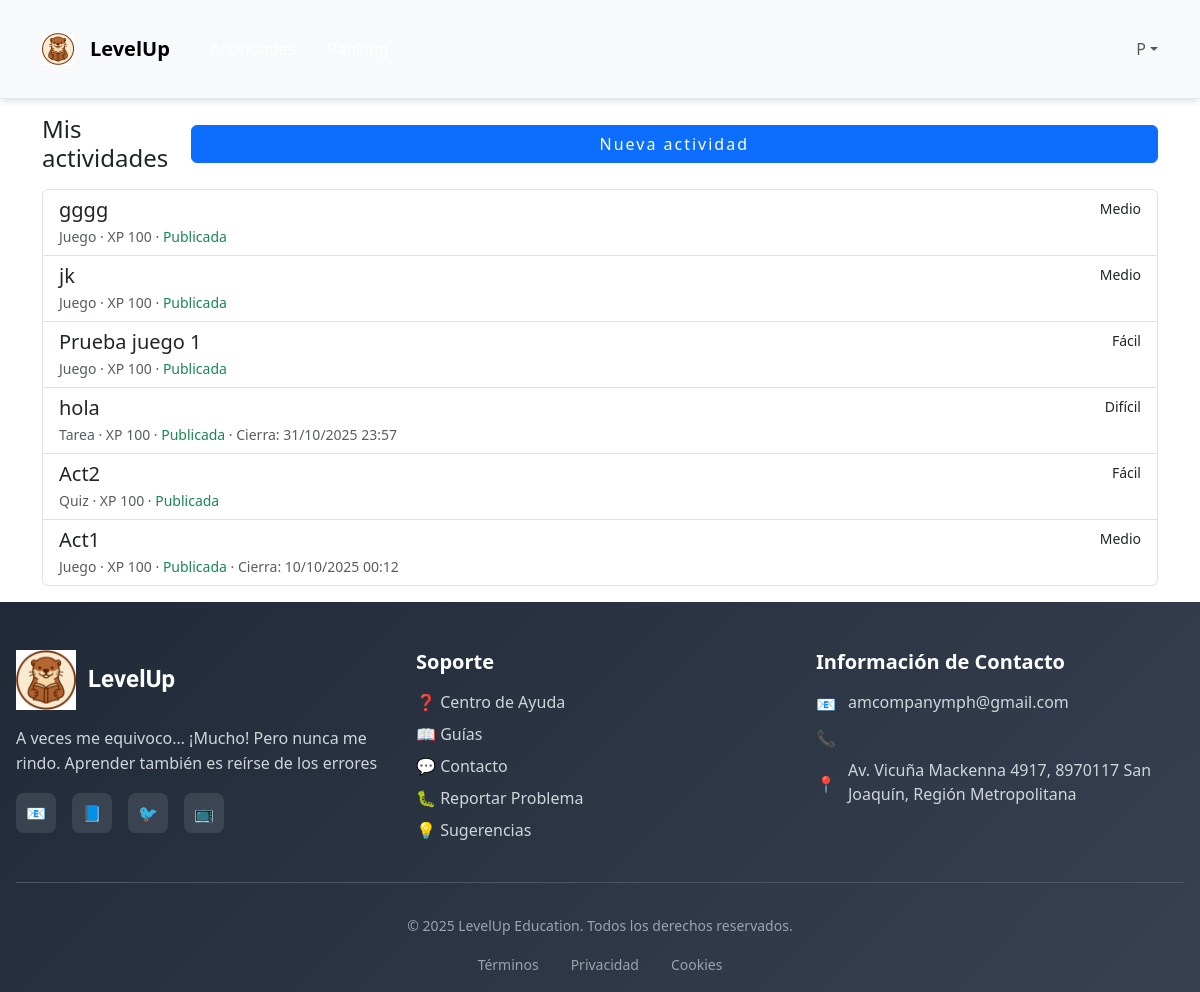
The app's page /actividades/docente/ (signed in) with its own data.
### LevelUp/models.py (models this page shows, shortened)
class Actividad(models.Model):
    class Tipo(models.TextChoices):
        QUIZ = "quiz", "Quiz"
        JUEGO = "juego", "Juego"
        VIDEO = "video", "Video"
        TAREA = "tarea", "Tarea"
    class Dificultad(models.IntegerChoices):
        FACIL = 1, "Fácil"
        MEDIO = 2, "Medio"
        DIFICIL = 3, "Difícil"
    titulo = models.CharField(max_length=150)
    descripcion = models.TextField()
    tipo = models.CharField(max_length=20, choices=Tipo.choices)
    dificultad = models.IntegerField(
        choices=Dificultad.choices,
        default=Dificultad.MEDIO,
        validators=[MinValueValidator(1), MaxValueValidator(3)]
    )
    recurso = models.ForeignKey(Recurso, on_delete=models.SET_NULL, null=True, blank=True)
    recompensa = models.ForeignKey(Recompensa, on_delete=models.SET_NULL, null=True, blank=True)
    docente = models.ForeignKey(
        Docente, on_delete=models.SET_NULL, null=True, blank=True, related_name="actividades_creadas"
    )
    es_publicada = models.BooleanField(default=False)
    fecha_publicacion = models.DateTimeField(null=True, blank=True)
    fecha_cierre = models.DateTimeField(null=True, blank=True)
    xp_total = models.PositiveIntegerField(default=100, help_text="XP base proporcional al puntaje obtenido")
    intentos_max = models.PositiveSmallIntegerField(
        default=1,
        validators=[MinValueValidator(1), MaxValueValidator(20)],
        help_text="Número máximo de intentos por estudiante (1–20)."
    )
    estudiantes = models.ManyToManyField(
        'Estudiante', through='AsignacionActividad', related_name='actividades', blank=True
    )

### LevelUp/views.py (the view)
# urls.py: path("actividades/docente/", views.actividades_docente_lista, name="docente_lista"),
@login_required
def actividades_docente_lista(request):
    if not es_docente(request.user):
        raise Http404
    try:
        docente = Docente.objects.get(usuario=request.user)
    except Docente.DoesNotExist:
        raise Http404
    qs = Actividad.objects.filter(docente=docente).order_by("-id")
    return render(request, "LevelUp/actividades/docente_lista.html", {"actividades": qs})

### LevelUp/views.py (called while the page is built)
def es_docente(user) -> bool:
    return getattr(user, "rol", None) == Usuario.Rol.DOCENTE

### LevelUp/templates/LevelUp/actividades/docente_lista.html (shortened to what this page needs)
{% extends "LevelUp/base.html" %}
{% block content %}
<div class="container py-3">
    <div class="d-flex justify-content-between align-items-center mb-3">
        <h1 class="h4 m-0">Mis actividades</h1>
        <a class="btn btn-primary" href="{% url 'crear' %}">Nueva actividad</a>
    </div>
    <div class="list-group">
        {% for a in actividades %}
        <a class="list-group-item list-group-item-action" href="{% url 'actividad_editar' a.pk %}">
            <div class="d-flex w-100 justify-content-between">
                <h5 class="mb-1">{{ a.titulo }}</h5>
                <small class="text-nowrap">{{ a.get_dificultad_display }}</small>
            </div>
            <div class="small text-muted">
                {{ a.get_tipo_display }} · XP {{ a.xp_total }}
                · {% if a.es_publicada %}<span class="text-success">Publicada</span>{% else %}<span
                    class="text-secondary">Borrador</span>{% endif %}
                {% if a.fecha_cierre %}· Cierra: {{ a.fecha_cierre|date:"d/m/Y H:i" }}{% endif %}
            </div>
        </a>
        {% empty %}
        <div class="alert alert-info">Aún no tienes actividades.</div>
        {% endfor %}
    </div>
</div>
{% endblock %}

### LevelUp/static/LevelUp/css/style.css (style rules this page uses)
:root { --primary-color: #3b82f6; --secondary-color: #8b5cf6; --success-color: #10b981; --warning-color: #f59e0b; --danger-color: #ef4444; --background-light: #f8fafc; --background-gradient: linear-gradient(135deg, #667eea 0%, #764ba2 100%); --card-shadow: 0 4px 6px -1px rgba(0, 0, 0, 0.1); --card-shadow-hover: 0 10px 15px -3px rgba(0, 0, 0, 0.1); --border-radius: 0.5rem; --border-radius-lg: 1rem; --font-family: 'Inter', -apple-system, BlinkMacSystemFont, sans-serif; }
* { margin: 0; padding: 0; box-sizing: border-box; }
body { font-family: var(--font-family); background: var(--background-light); color: #1f2937; line-height: 1.6; }
.container { max-width: 1200px; margin: 0 auto; padding: 0 1rem; }
.btn { display: inline-flex; align-items: center; justify-content: center; padding: 0.75rem 1.5rem; border-radius: var(--border-radius); font-weight: 500; text-decoration: none; border: none; cursor: pointer; transition: all 0.2s ease; gap: 0.5rem; }
.btn-primary { background: var(--primary-color); color: white; }

### LevelUp/static/LevelUp/css/global.css (style rules this page uses)
:root { --bg:#f8fafc; --text:#111827; --muted:#6b7280; --border:#e5e7eb; --primary:#6366f1; --primary-weak: rgba(99,102,241,.15); --success:#10b981; --warning:#f59e0b; }
html,body { height:100%; }
body { margin:0; background:var(--bg); color:var(--text); font-family:system-ui, -apple-system, "Segoe UI", Roboto, Ubuntu, Cantarell, "Helvetica Neue", Arial, "Noto Sans", "Apple Color Emoji","Segoe UI Emoji","Segoe UI Symbol"; }
.container { max-width:1100px; margin:0 auto; padding:1.25rem; }
.mb-1 { margin-bottom:.5rem; }
.btn { display:inline-flex; align-items:center; justify-content:center; gap:.5rem; padding:.6rem .9rem; border-radius:.5rem; border:0; cursor:pointer; text-decoration:none; }
.btn-primary { background:var(--primary); color:#fff; }
.text-muted { color:var(--muted); }
:root { --bp-ink:#1E1B2E; --bp-primary:#867cc4; --bp-primary-600:#6f64a3; --bp-blue:#3A81F6; --bp-accent:#988bb6; --bp-hero:#bfbaf7; --bp-soft:#EAF0FF; --bp-cream:#fbeaff; }
:root { --edu-ink:#0b2545; --edu-ink-700:#314766; --edu-primary:#2563eb; --edu-secondary:#10b981; --edu-accent:#f59e0b; --edu-bg:#f7fafc; --edu-card:#ffffff; }

### LevelUp/static/LevelUp/css/login.css (style rules this page uses)
body { margin: 0; font-family: 'Poppins', sans-serif; background-color: #0d2040; color: white; }
.btn-primary { background: #1a3d5f; color: white; border: none; border-radius: 0.75rem; padding: 1rem; width: 100%; font-weight: bold; letter-spacing: 2px; cursor: pointer; transition: background 0.3s; }

### LevelUp/static/LevelUp/css/home.css (style rules this page uses)
body { font-family: 'Poppins', sans-serif; background-color: #f6fbff; color: #2a2a2a; overflow-x: hidden; }
:root { --azul-suave: #d5ecff; --azul-oscuro: #004c91; --celeste: #4db7ff; --verde: #75d67a; --amarillo: #ffda6b; --rosa: #ff7bac; }

### records on screen
Actividad: titulo "gggg", dificultad "Medio", tipo "Juego", xp_total "100", es_publicada "Publicada"
Actividad: titulo "jk", dificultad "Medio", tipo "Juego", xp_total "100", es_publicada "Publicada"
Actividad: titulo "Prueba juego 1", dificultad "Fácil", tipo "Juego", xp_total "100", es_publicada "Publicada"
Actividad: titulo "hola", dificultad "Difícil", tipo "Tarea", xp_total "100", es_publicada "Publicada", fecha_cierre "31/10/2025 23:57"
Actividad: titulo "Act2", dificultad "Fácil", tipo "Quiz", xp_total "100", es_publicada "Publicada"
Actividad: titulo "Act1", dificultad "Medio", tipo "Juego", xp_total "100", es_publicada "Publicada", fecha_cierre "10/10/2025 00:12"

### other values on screen
{{ display_name|slice:":1"|upper }} "P"
